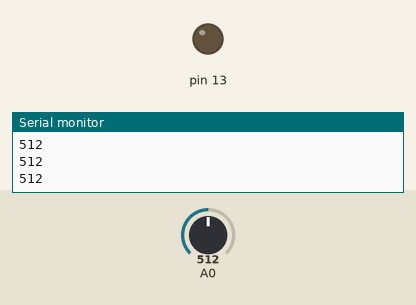
This sketch was run on a simulated Arduino Uno, built with avr-gcc and run on an emulated ATmega328P. Shown: output pins drawn as LEDs (lit = HIGH), the last lines printed to the serial monitor. Inputs (shaded band) come from the test bench; at power-on: A0 = 512.

Above: at 1.3 s.
1.4 s: A0 set to 6
3.2 s: A0 set to 3
At 4.5 s:
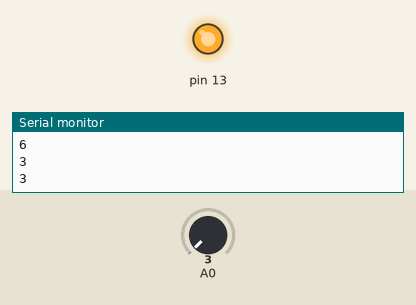
5.5 s: A0 set to 122
At 7.2 s:
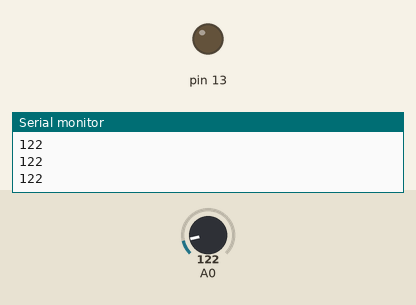
7.5 s: A0 set to 0
At 8.8 s:
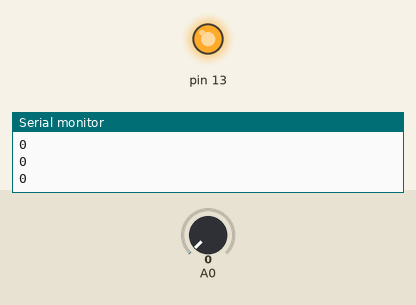
Timing chart, 0 to 10.5 s (numbered marks = the images above; inputs shaded):
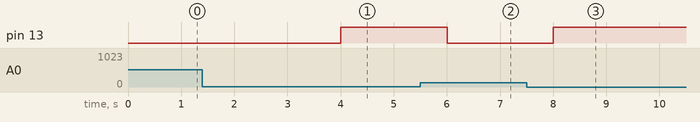

The sketch:

Light_LED_if_no_light.ino
```cpp
void setup() {
pinMode(13,OUTPUT);
  Serial.begin(9600);// put your setup code here, to run once:

}

void loop() {
  int senzorIluminare=analogRead(0);
Serial.println(senzorIluminare);
delay(500);// put your main code here, to run repeatedly:
if (senzorIluminare<5) digitalWrite (13,HIGH);
else digitalWrite(13,LOW);
  }
  //
```

Measured:
- the behaviour switches between 5 and 4 on A0 (found by bisection; images 0 and 1)
- after the input at 3.2 s, pin 13: LOW → HIGH after 0.80 s
- after the input at 5.5 s, pin 13: HIGH → LOW after 0.50 s
- after the input at 7.5 s, pin 13: LOW → HIGH after 0.50 s
